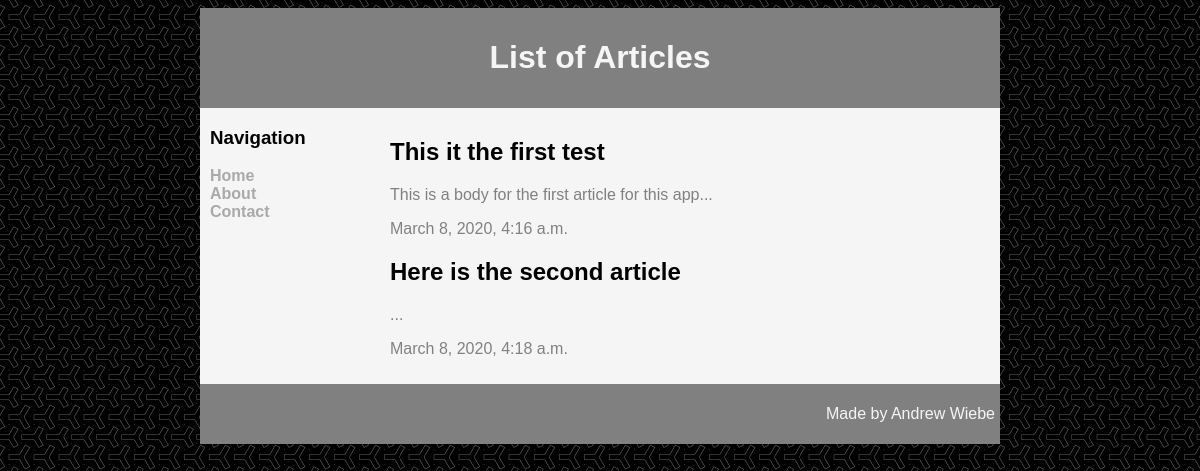
The page /articles/ on the database as committed earlier.
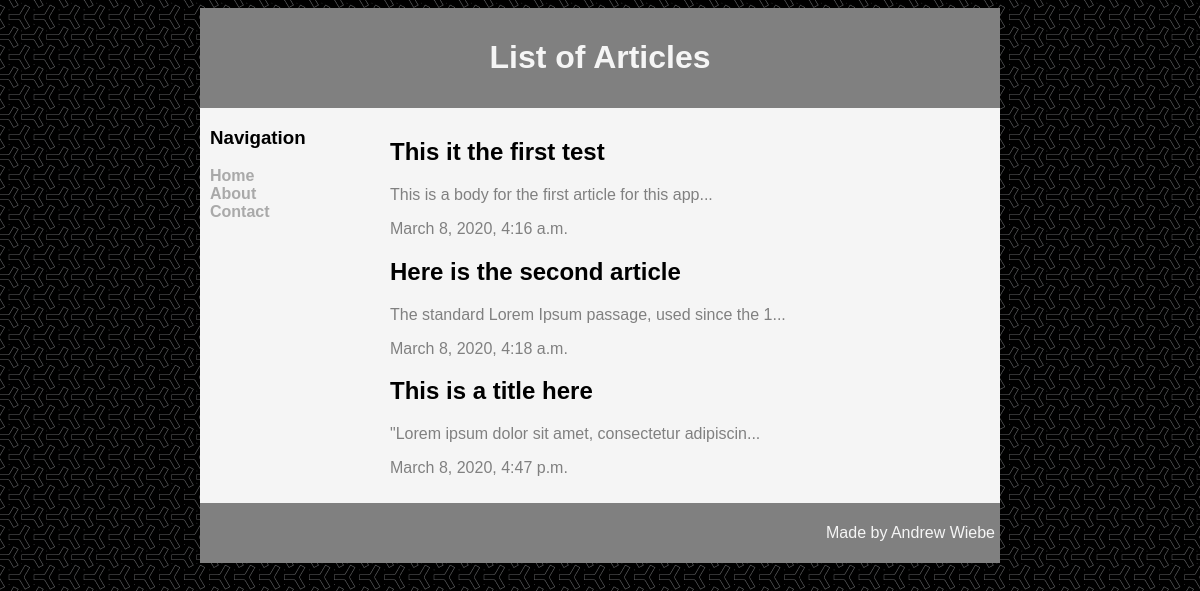
The same page on the database as committed later.
### articles/models.py (models this page shows, shortened)
class Article(models.Model):
    title = models.CharField(max_length=80)
    slug = models.SlugField()
    body = models.TextField()
    date = models.DateTimeField(auto_now_add=True)
    published = models.BooleanField()
    def bodysnip(self):
        return self.body[:50] + '...'

### articles/views.py (the view)
# urls.py: path('', views.list_articles)
def list_articles(request):
    articles = Article.objects.all().order_by('date')
    return render(request, 'articles/articles.html', {'articles': articles})

### articles/templates/articles/articles.html
{% extends 'base_layout.html' %}
{% block content %}
    <div id=content>
        {% for article in articles %}
        <h2><a href=linkgoeshere class="links">{{article.title}}</a></h2>
        <p>{{article.bodysnip}}</p>
        <p>{{article.date}}</p>
        {% endfor %}
    </div>
{% endblock %}

### templates/base_layout.html (shortened to what this page needs)
{% load static %}
<!DOCTYPE html>
<html lang="en">
<head>
    <link rel=stylesheet href="{% static 'styles.css' %}" </head>
<body>
    <div id=container>
        <div id=header>
            <h1>List of Articles</h1>
        </div>
        <div id=nav>
            <h3>Navigation</h3>
                <ul>
                    <li><a href=homepage class="links">Home</a></li>
                    <li><a href=about class="links">About</a></li>
                    <li><a href=contact class="links">Contact</a></li>
                </ul>
        </div>
        {% block content %}
        {% endblock %}
        <div id=footer>
            <p>Made by Andrew Wiebe</p>
        </div>
    </div>
</body>
</html>

### static/styles.css (style rules this page uses)
body { background: darkslategray; background-image: url(bg2.png); font-family: Verdana, Arial, Helvetica, sans-serif; color: black; }
#container { background-color: whitesmoke; width: 800px; margin-left: auto; margin-right: auto; }
#header { background-color: grey; text-align: center; padding: 10px; color: whitesmoke }
#nav { width: 150px; float: left; padding-left: 10px; }
#content { padding: 10px; float: right; width: 600px; color:grey; }
a { text-decoration: none; }
#nav .links { font-weight: bold; color: darkgray; }
#nav ul { list-style-type: none; padding: 0px; }
#content .links { font-weight: bold; color: black; }
#footer { clear: both; background-color:grey; text-align: right; color: whitesmoke; padding: 5px; }

Rows that differ between the two databases and show on the page:
changed Article "Here is the second article": bodysnip "..." → "The standard Lorem Ipsum passage, used since the 1..."
added Article: title "This is a title here", bodysnip "\"Lorem ipsum dolor sit amet, consectetur adipiscin...", date "March 8, 2020, 4:47 p.m."
